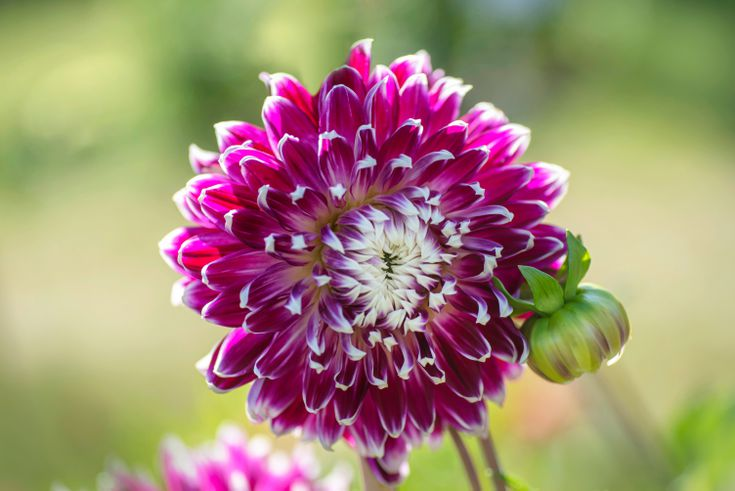
#> input picture Images/flower.jpg, 735 x 491 px
$ jupyter execute --allow-errors scikit-learn.ipynb
#> lines starting #> are read from the running program, lines starting #| are printed output that depends on the picture
# Scikit-learn

***

## Overview of scikit-learn
Scikit-learn is a free software machine learning library for the Python programming language. It is build upon NumPy, pandas and Matplotlib. It provides many unsupervised and supervised learning algorithms, the library is focused on modeling data.

## Why its used
Scikit-learn is the most useful and indept library for machine learning in Python. It provides a lot of efficient tools for machine learning including classification, regression, clustering, model selection and preprocessing.

### Algorithms
For this module I have been tasked to demonstrate at least three scikit-learn algorithms. The algorithms included in this notebook are:
- [K-means Algorithm](https://scikit-learn.org/stable/modules/clustering.html#k-means)
- [Decision Tree Regression](https://scikit-learn.org/stable/auto_examples/tree/plot_tree_regression.html#sphx-glr-auto-examples-tree-plot-tree-regression-py)
- [Examples](https://scikit-learn.org/stable/auto_examples/index.html#cluster-examples)

# K-means
***
The KMeans algorithm is an unsupervised clustering machine learning algorithm. A cluster referes to a collection of data points paired together because of certain similarities. This algorithm assumes the number of clusters are pre-defined. The k-means algorithm divides a set of ***N*** samples ***X*** into ***K*** disjoint clusters ***C*** , each described by the mean ***u***  of the samples in the cluster. The means are commonly called the cluster “centroids”; Centroids are initialized by shuffling the dataset and randomly selecting x data points for the centroids. This algorithm calculates and assigns data points to a cluster such that the sum of the squared distance between the data points and centroids are at a minimum.

The algorithm is very popular and is used in a wide variety of applications such as market segmentation, data clustering, image segmentation and compression. It is an easy algorithm to understand and implement especially with help from the [scikit library](https://scikit-learn.org/stable/modules/clustering.html#k-means).

### How it works
The Kmean algorithm works as follows:

- **1.** Define the number of clusters *K*
- **2.** Initialize centroids by randomly selecting x amount of data points and assigning them to a cluster
- **3.** Compute the sum of the squared distance between the data points and centroids
     - **3.1** Assign each data point to the closest centroid
     - **3.2** Create new centroids by taking the mean value of all the data points assigned to each previous centroid.
- **4.** Keep iterating **step 3** until there is little to no significant change to the centroids

The K-means algorithm follows the **Expectation-Maximization** approach to solve the problem. An approach where the Expectation step is assigning the data points to the closest cluster and the Maximization step is computing the centroid of each cluster.

## K-Means example: Color Quantization
Below I will demonstrate an example of implementing the K-means algorithm to perform a pixel-wise Vector Quantization of an image of a flower. Reducing the number of colours required to display the image from 133,953 unique colours to 64, while preserving the quality of the image. Every pixel is a 3 dimensional vector with Red, Green and Blue components. The image itself is 735 pixels by 491 pixels, so the total amount of vectors are 360,885. The algorithm is ran on these colour vectors and will specify 64 clusters. The result shows how the image is reduced to only 64 colours, some information is lost but the overall quality of the photo remains true.

For comparison, a quantized image useing a random selection of colours is shown.

[cell 1]
# Import libaries
import numpy as np
import matplotlib.pyplot as plt
import matplotlib.image as mpimg
from sklearn.cluster import KMeans
from sklearn.metrics import pairwise_distances_argmin
from sklearn.datasets import load_sample_image
from sklearn.utils import shuffle
from time import time
from skimage import io

[cell 2]
# Defined number of clusters
n_colors = 64

[cell 3]
# Load the flower photo
flower_img = load_sample_image('flower.jpg')
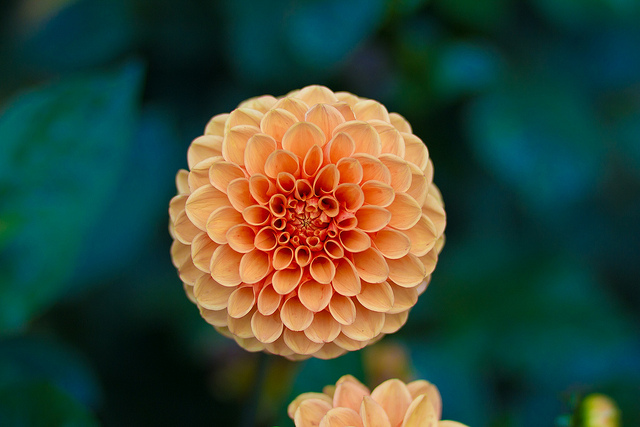
#> flower_img: shape (427, 640, 3); mean R, G, B 55.1, 73.6, 57
img=mpimg.imread('./Images/flower.jpg')
#> img is the input picture: shape (491, 735, 3); mean R, G, B 162.4, 140, 116.9

[cell 4]
flower_img.dtype

[cell 5]
# Convert to floats instead of the default 8 bits integer coding. Dividing by
# 255 is important so that plt.imshow behaves works well on float data (need to
# be in the range [0-1])
img = np.array(img, dtype=np.float64) / 255

[cell 6]
# Load Image and transform to a 2D numpy array.
w, h, d = original_shape = tuple(img.shape)
#> w = 491; h = 735; d = 3; original_shape = (491, 735, 3)
assert d == 3
image_array = np.reshape(img, (w * h, d))

[cell 7]
# Initialize centroids by randomly selecting x amount of data points and assigning them to the image_array_sample
print("Fitting model on a small sub-sample of the data")
t0 = time()
image_array_sample = shuffle(image_array, random_state=0, n_samples=1_000)
#> image_array_sample = 1000 rows, first 8: [0.718, 0.678, 0.471], [0.416, 0.0667, 0.176], [1, 0, 0.769], [0.788, 0.827, 0.541], [0.682, 0.655, 0.49], [0.58, 0.659, 0.388], [0.498, 0.616, 0.365], [0.635, 0.667, 0.373]
kmeans = KMeans(n_clusters=n_colors, random_state=0).fit(image_array_sample)
print(f"done in {time() - t0:0.3f}s.")

[cell 8]
# Get labels for all points
# Then using the Kmeans predict method, iterates through each data point until there is no change to the clusters
print("Predicting color indices on the full image (k-means)")
t0 = time()
labels = kmeans.predict(image_array)
print(f"done in {time() - t0:0.3f}s.")

[cell 9]
codebook_random = shuffle(image_array, random_state=0, n_samples=n_colors)
#> codebook_random = 64 rows, first 8: [0.718, 0.678, 0.471], [0.416, 0.0667, 0.176], [1, 0, 0.769], [0.788, 0.827, 0.541], [0.682, 0.655, 0.49], [0.58, 0.659, 0.388], [0.498, 0.616, 0.365], [0.635, 0.667, 0.373]
print("Predicting color indices on the full image (random)")
t0 = time()
labels_random = pairwise_distances_argmin(codebook_random, image_array, axis=0)
print(f"done in {time() - t0:0.3f}s.")

[cell 10]
def recreate_image(codebook, labels, w, h):
    """Recreate the (compressed) image from the code book & labels"""
#> called with codebook = array of shape (64, 3), labels = array of shape (360885,), w = 491, h = 735
    return codebook[labels].reshape(w, h, -1)
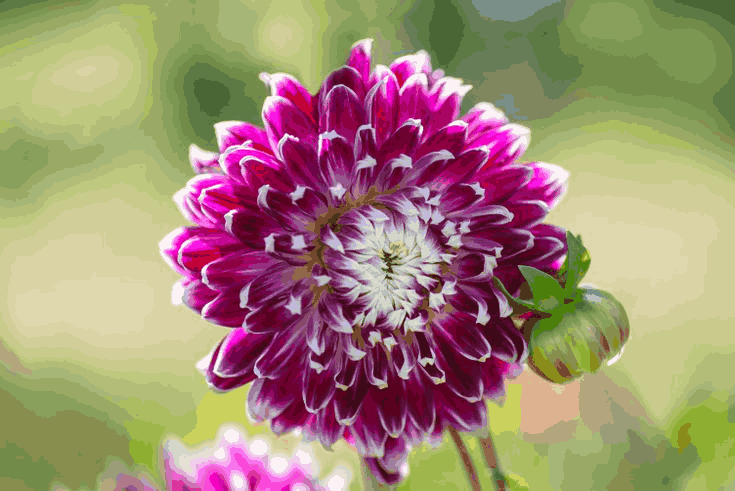
#> returned value: shape (491, 735, 3) float64; mean of channels 0, 1, 2 0.637, 0.549, 0.458; drawn as R, G, B

[cell 11]
# Display all results, alongside original image
plt.figure(1)
plt.clf()
plt.axis("off")
plt.title("Original image (96,615 colors)")
plt.imshow(img)

plt.figure(2)
plt.clf()
plt.axis("off")
plt.title(f"Quantized image ({n_colors} colors, K-Means)")
plt.imshow(recreate_image(kmeans.cluster_centers_, labels, w, h))

plt.figure(3)
plt.clf()
plt.axis("off")
plt.title(f"Quantized image ({n_colors} colors, Random)")
plt.imshow(recreate_image(codebook_random, labels_random, w, h))
#> call 2 of recreate_image, with codebook = array of shape (64, 3), labels = array of shape (360885,), w = 491, h = 735
#> in recreate_image (call 2), `return codebook[labels].reshape(w, h, -1)`:
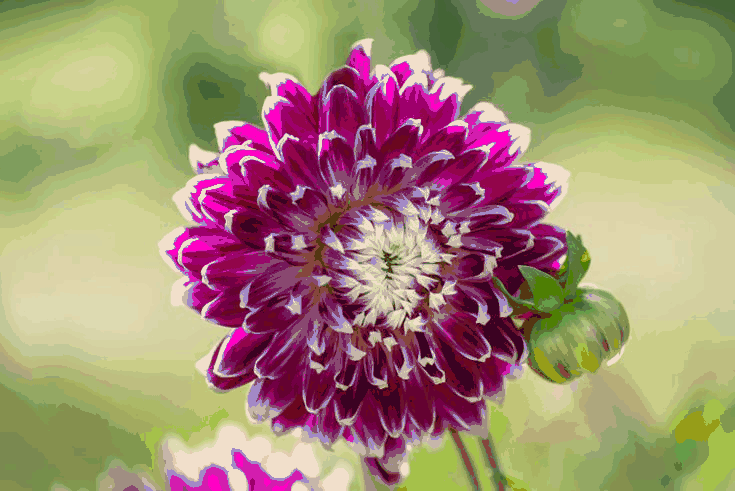
#> returned value: shape (491, 735, 3) float64; mean of channels 0, 1, 2 0.632, 0.55, 0.448; drawn as R, G, B
